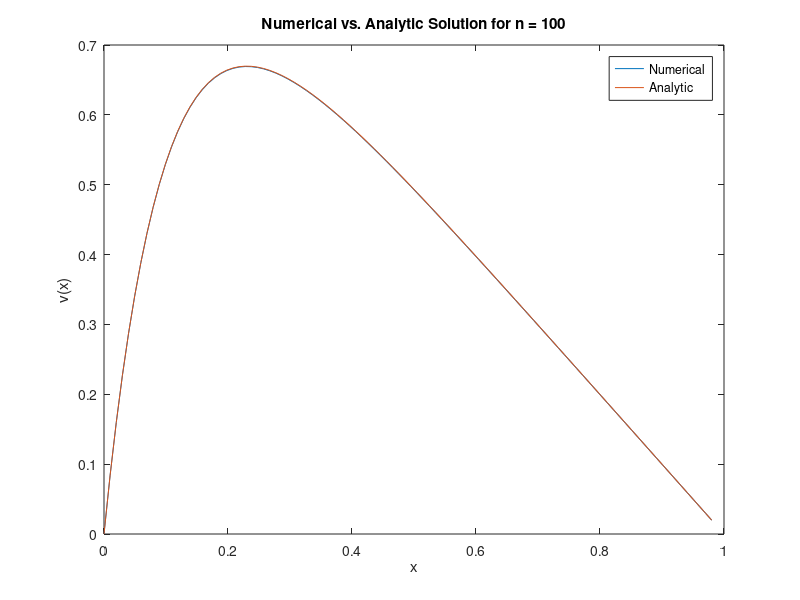

Here is the MATLAB script that generated this plot:
x = [0, 0.00990099, 0.019802, 0.029703, 0.039604, 0.0495049, 0.0594059, 0.0693069, 0.0792079, 0.0891089, 0.0990099, 0.108911, 0.118812, 0.128713, 0.138614, 0.148515, 0.158416, 0.168317, 0.178218, 0.188119, 0.19802, 0.207921, 0.217822, 0.227723, 0.237624, 0.247525, 0.257426, 0.267327, 0.277228, 0.287129, 0.29703, 0.306931, 0.316832, 0.326733, 0.336634, 0.346535, 0.356436, 0.366337, 0.376238, 0.386139, 0.39604, 0.405941, 0.415842, 0.425743, 0.435644, 0.445545, 0.455446, 0.465347, 0.475248, 0.485149, 0.495049, 0.50495, 0.514851, 0.524752, 0.534653, 0.544554, 0.554455, 0.564356, 0.574257, 0.584158, 0.594059, 0.60396, 0.613861, 0.623762, 0.633663, 0.643564, 0.653465, 0.663366, 0.673267, 0.683168, 0.693069, 0.70297, 0.712871, 0.722772, 0.732673, 0.742574, 0.752475, 0.762376, 0.772277, 0.782178, 0.792079, 0.80198, 0.811881, 0.821782, 0.831683, 0.841584, 0.851485, 0.861386, 0.871287, 0.881188, 0.891089, 0.90099, 0.910891, 0.920792, 0.930693, 0.940594, 0.950495, 0.960396, 0.970297, 0.980198, ];
v = [0, 0.0842968, 0.159715, 0.227091, 0.287183, 0.340678, 0.388198, 0.430306, 0.467511, 0.500278, 0.529022, 0.554125, 0.575929, 0.594745, 0.610854, 0.624513, 0.635951, 0.645379, 0.652985, 0.658942, 0.663405, 0.666515, 0.668399, 0.669173, 0.668941, 0.667799, 0.665831, 0.663117, 0.659726, 0.655722, 0.651164, 0.646102, 0.640585, 0.634655, 0.628352, 0.621711, 0.614763, 0.607537, 0.600061, 0.592356, 0.584445, 0.576348, 0.568081, 0.559661, 0.551102, 0.542417, 0.533619, 0.524717, 0.515722, 0.506643, 0.497487, 0.488261, 0.478972, 0.469627, 0.46023, 0.450786, 0.4413, 0.431776, 0.422217, 0.412627, 0.403008, 0.393363, 0.383695, 0.374006, 0.364297, 0.354572, 0.34483, 0.335075, 0.325306, 0.315526, 0.305735, 0.295935, 0.286126, 0.276309, 0.266485, 0.256654, 0.246818, 0.236976, 0.22713, 0.217279, 0.207424, 0.197566, 0.187704, 0.17784, 0.167973, 0.158104, 0.148232, 0.138358, 0.128483, 0.118606, 0.108728, 0.0988478, 0.0889669, 0.0790849, 0.0692018, 0.0593179, 0.0494332, 0.0395478, 0.0296617, 0.019775, ];
v_cf = [6.95325e-310, 0.0843657, 0.159845, 0.227276, 0.287418, 0.340957, 0.388515, 0.430657, 0.467894, 0.500686, 0.529455, 0.554578, 0.576399, 0.595231, 0.611353, 0.625023, 0.636471, 0.645906, 0.653519, 0.659481, 0.663947, 0.667059, 0.668945, 0.669719, 0.669488, 0.668344, 0.666376, 0.663659, 0.660265, 0.656258, 0.651696, 0.64663, 0.641108, 0.635174, 0.628866, 0.622219, 0.615265, 0.608034, 0.600551, 0.59284, 0.584923, 0.576819, 0.568545, 0.560118, 0.551552, 0.542861, 0.534055, 0.525146, 0.516144, 0.507057, 0.497893, 0.48866, 0.479364, 0.470011, 0.460606, 0.451155, 0.441661, 0.432129, 0.422562, 0.412964, 0.403337, 0.393685, 0.384009, 0.374311, 0.364595, 0.354861, 0.345112, 0.335348, 0.325572, 0.315784, 0.305985, 0.296176, 0.286359, 0.276534, 0.266702, 0.256864, 0.247019, 0.23717, 0.227315, 0.217456, 0.207594, 0.197727, 0.187858, 0.177985, 0.16811, 0.158233, 0.148353, 0.138471, 0.128588, 0.118703, 0.108816, 0.0989286, 0.0890396, 0.0791495, 0.0692584, 0.0593664, 0.0494736, 0.0395801, 0.0296859, 0.0197912, ];
x_lu = [0, 0, 0, 0, 0, 0, 0, 0, 0, 0, 0, 0, 0, 0, 0, 0, 0, 0, 0, 0, 0, 0, 0, 0, 0, 0, 0, 0, 0, 0, 0, 0, 0, 0, 0, 0, 0, 0, 0, 0, 0, 0, 0, 0, 0, 0, 0, 0, 0, 0, 0, 0, 0, 0, 0, 0, 0, 0, 0, 0, 0, 0, 0, 0, 0, 0, 0, 0, 0, 0, 0, 0, 0, 0, 0, 0, 0, 0, 0, 0, 0, 0, 0, 0, 0, 0, 0, 0, 0, 0, 0, 0, 0, 0, 0, 0, 0, 0, 0, 0, ];
plot(x, v)
hold('on')
plot(x, v_cf)
hold('on')
title('Numerical vs. Analytic Solution for n = 100');
xlabel('x');
ylabel('v(x)');
legend('Numerical', 'Analytic');
